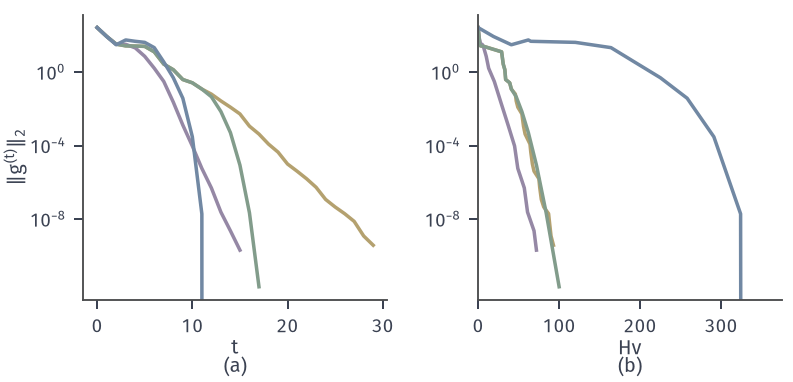

Write Python code to recreate this figure.
from pathlib import Path
import sys
ROOT = next(p for p in Path(__file__).resolve().parents if (p/'build.sh').is_file() and (p/'tex/book.tex').is_file())
sys.path.insert(0, str(ROOT/'figures/00-shared/mathematical-preliminaries-upper/00-shared/comprehension-figures'))
from support import figure, save, BLUE, GREEN, YELLOW, RED, PURPLE, INK, MUTED, GRID, BLUE_FILL, GREEN_FILL, YELLOW_FILL, RED_FILL, PURPLE_FILL
import numpy as np
HERE = Path(__file__).resolve().parent
STROKE = '#4C4D4F'
# 贯穿全章的目标 f(x)=0.5(x1-1)^2+(x2-x1^2)^2，最优解 (1,1)。
def f(x):
    u = x[1]-x[0]**2
    return .5*(x[0]-1)**2+u**2
def grad(x):
    u = x[1]-x[0]**2
    return np.array([x[0]-1-4*x[0]*u, 2*u])
def hess(x):
    u = x[1]-x[0]**2
    return np.array([[1-4*u+8*x[0]**2, -4*x[0]], [-4*x[0], 2.]])
XS = np.array([1., 1.])
def panel(fig, left, right, top, bottom, wspace=.3):
    fig.set_layout_engine(None)
    fig.subplots_adjust(left=left, right=right, top=top, bottom=bottom, wspace=wspace)
def tags(fig, axes, y=.015):
    for ax, s in zip(axes, ('(a)', '(b)', '(c)', '(d)')):
        p = ax.get_position(); fig.text((p.x0+p.x1)/2, y, s, ha='center', va='bottom')
def grid2(a, b, c, d, n=600):
    X, Y = np.meshgrid(np.linspace(a, b, n), np.linspace(c, d, n))
    return X, Y
def region(ax, a, b, c, d):
    t = np.linspace(a, b, 300); y = t**2+.25
    ax.fill_between(t, y, d, color=RED_FILL, lw=0, zorder=0)
    ax.plot(t, y, color=STROKE, lw=.85, ls=(0, (3, 2)), zorder=1)
    ax.set_xlim(a, b); ax.set_ylim(c, d)
def arrow(ax, p, q, color=GREEN, lw=1.3, z=4):
    ax.annotate('', xy=q, xytext=p, zorder=z, arrowprops=dict(arrowstyle='-|>,head_width=.17,head_length=.34', color=color, lw=lw, shrinkA=0, shrinkB=0))

n = 1000
def F(x):
    u = x[1:]-x[:-1]**2
    return .5*np.sum((x[:-1]-1)**2)+np.sum(u**2)
def G(x):
    u = x[1:]-x[:-1]**2; g = np.zeros(n)
    g[:-1] += x[:-1]-1-4*x[:-1]*u; g[1:] += 2*u
    return g
def HV(x, v):
    u = x[1:]-x[:-1]**2; d = np.zeros(n); d[:-1] = 1-4*u+8*x[:-1]**2; d[1:] += 2
    return d*v+np.r_[-4*x[:-1]*v[1:], 0.]+np.r_[0., -4*x[:-1]*v[:-1]]
def ncg(g, x, eta):
    z = np.zeros(n); r = -g; p = r.copy(); rho = r@r; ng = np.linalg.norm(g); k = 0
    for j in range(5*n):
        q = HV(x, p); k += 1; c = p@q
        if c <= 1e-12*(p@p): return (r.copy() if j == 0 else z), k
        a = rho/c; z = z+a*p; r = r-a*q; rn = r@r
        if np.sqrt(rn) <= eta*ng: return z, k
        p = r+(rn/rho)*p; rho = rn
    return z, k
def run(eta_fun):
    x = np.where(np.arange(n) % 2 == 0, -1.2, 1.0); Gs = [np.linalg.norm(G(x))]; W = [0]; fev = 0
    for t in range(200):
        g = G(x)
        if np.linalg.norm(g) <= 1e-9: break
        d, k = ncg(g, x, eta_fun(np.linalg.norm(g))); s = g@d; al = 1.; fx = F(x); fev += 1
        while F(x+al*d) > fx+1e-4*al*s: al /= 2; fev += 1
        x = x+al*d; Gs.append(np.linalg.norm(G(x))); W.append(W[-1]+k)
    return np.array(Gs), np.array(W)
fig, axes = figure(width_mm=112, height_mm=54, ncols=2)
panel(fig, .105, .985, .96, .215, .3)
a, b = axes
cases = {'0.5': (lambda g: .5, YELLOW), '0.1': (lambda g: .1, PURPLE), 'adaptive': (lambda g: min(.5, np.sqrt(g)), GREEN), '1e-10': (lambda g: 1e-10, BLUE)}
Res = {}
for k_, (fn, c) in cases.items():
    Gs, W = run(fn); a.semilogy(range(len(Gs)), Gs, color=c, lw=1.4); b.semilogy(W, Gs, color=c, lw=1.4); Res[k_] = {'outer': len(Gs)-1, 'hv': int(W[-1])}
a.set_xlabel('$t$', labelpad=1); a.set_ylabel('$\\Vert g^{(t)}\\Vert_2$', labelpad=1); a.set_yticks([1e-8, 1e-4, 1]); b.set_xlabel('累计$Hv$次数' if 0 else '$Hv$', labelpad=1); b.set_yticks([1e-8, 1e-4, 1])
b.set_xlim(left=0)
print(Res)
tags(fig, axes); save(fig, HERE, 'figure', {'objective': 'sum_i 0.5(x_i-1)^2+(x_{i+1}-x_i^2)^2', 'n': n, 'start': 'alternating -1.2,1', 'c': 1e-4, 'results': Res})
